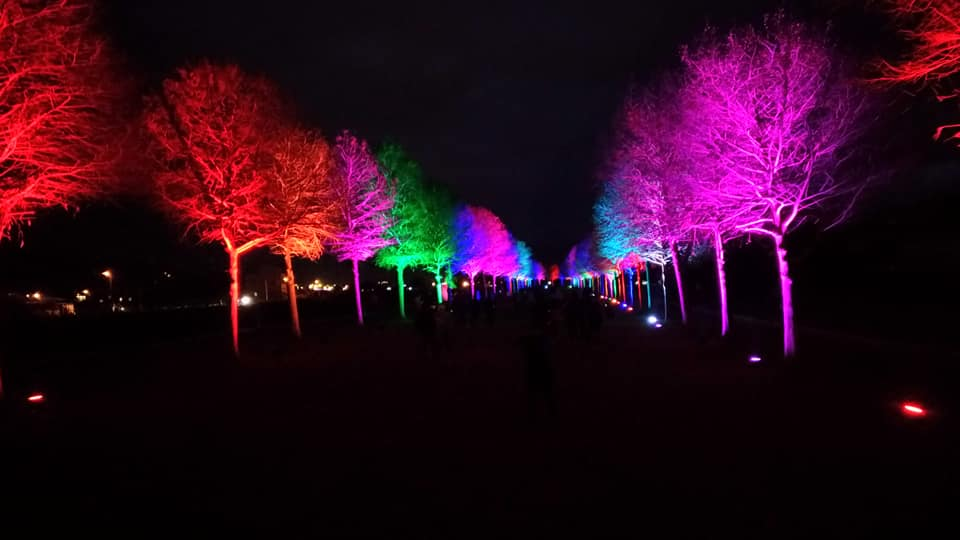
#> input picture PycharmProjects/0225_new/tree.jpg, 960 x 540 px, found by its file name
$ python '像素強度.py'
#> lines starting #> are read from the running program, lines starting #| are printed output that depends on the picture
import numpy as np
import matplotlib.pyplot as plt
import cv2
from skimage import io
print('載入圖像方式有兩種')
img = io.imread('../img/tree.jpg')
#> img is the input picture: shape (540, 960, 3); mean R, G, B 42.4, 9.7, 26.2
print('opencv顏色會不對')
img2 = cv2.cvtColor(img, cv2.COLOR_BGR2RGB) #可透過此項將cv轉成正確的顏色
cv2.imshow('image', img)
cv2.waitKey()
plt.imshow(img)
plt.show()
for k in range(0, 200):
    img2[:,:] = np.where(img2[:, :]* 1.03 <255, #設定的條件
                        (img2[:, :]*1.03).astype(np.uint8), #條件成立時做的事
                         img2[:, :]) #條件不成立做的事
    #cv2.imshow('Update'+str(k)+':', img2) #開啟兩百張
    cv2.imshow('Update:', img2) #開啟兩百張只是會覆蓋上去
    cv2.waitKey(50) #等50/1000秒 再依序關閉
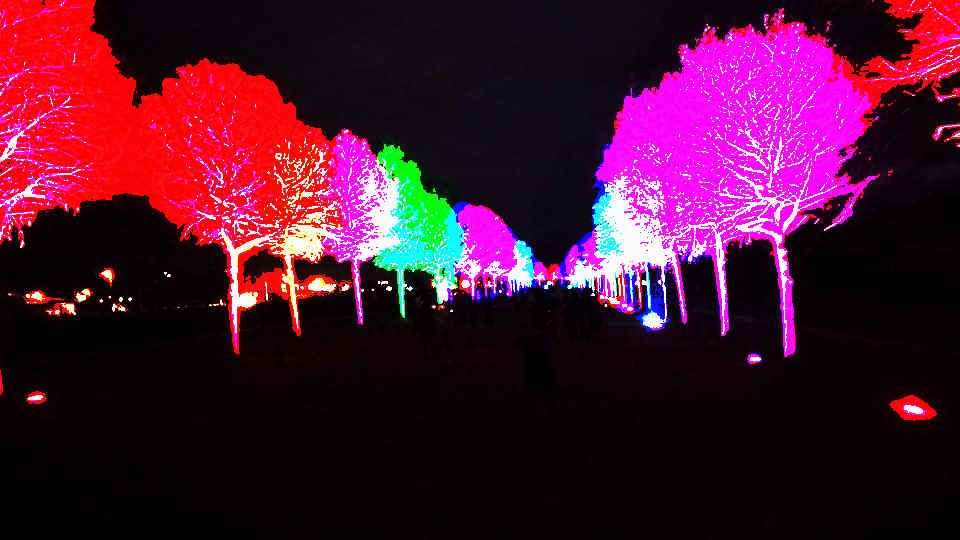
#> img2: shape (540, 960, 3); mean B, G, R 47.2, 20.1, 74.1
